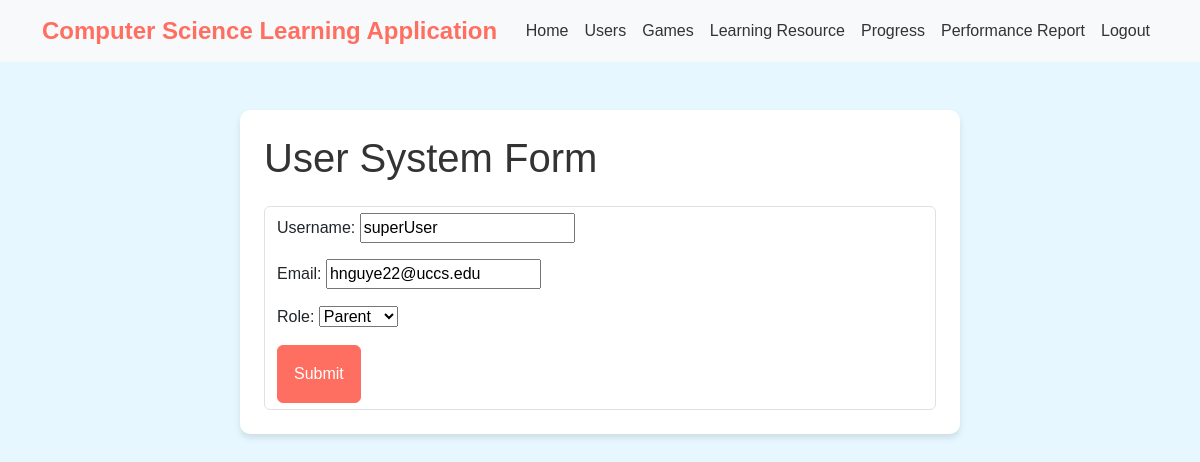
/users/1/edit/ (signed in), run on the app's committed database.
### computer_science_learning_app/models.py (models this page shows, shortened)
class Usersys(AbstractBaseUser):
    UserID = models.AutoField(primary_key=True)
    Username = models.CharField(max_length=100, unique=True)
    Email = models.EmailField(unique=True)
    Role_choices = [
        ("student", "Student"),
        ("parent", "Parent"),
        ("teacher", "Teacher"),
    ]
    Role = models.CharField(max_length=20, choices=Role_choices, default='student')
    is_staff = models.BooleanField(default=False)
    objects = UsersysManager()
    USERNAME_FIELD = 'Username'
    REQUIRED_FIELDS = ['username']

### computer_science_learning_app/views.py (the view, shortened to what this page needs)
# urls.py: path('users/<int:pk>/edit/', UsersysUpdateView.as_view(), name='usersys_edit'),
class UsersysUpdateView(LoginRequiredMixin, UpdateView):
    model = Usersys
    form_class = UsersysForm
    template_name = "usersys_form.html"

### computer_science_learning_app/forms.py
class UsersysForm(forms.ModelForm):
    class Meta:
        model = Usersys
        fields = ["Username", "Email", "Role"]

### computer_science_learning_app/templates/usersys_form.html (shortened to what this page needs)
{% extends "base_template.html" %}
{% block content %}
<div class="container mt-5">
    <div class="row justify-content-center">
        <div class="col-md-8">
            <div class="card p-4">
                <h1 class="mb-4">User System Form</h1>
                <form method="post" class="form-control ">
                    {{ form.as_p }}
                    <button type="submit" class="p-3 btn btn-primary">Submit</button>
                </form>
            </div>
        </div>
    </div>
    {% endblock %}

### computer_science_learning_app/templates/base_template.html (style rules this page uses)
body { background-color: #e6f7ff; color: #333; font-family: Arial, sans-serif; }
.card { transition: all 0.3s ease-in-out; background-color: #fff; border: none; border-radius: 10px; box-shadow: 0 4px 6px rgba(0, 0, 0, 0.1); }
.btn-primary { background-color: #ff6f61; border-color: #ff6f61; }
body, .navbar, .nav-link, .card { color: #333; }
.nav-link, button { padding: 0.5rem 1rem; }

### data on the page
Usersys: Username "superUser", Email "hnguye22@uccs.edu", Role "Parent"
